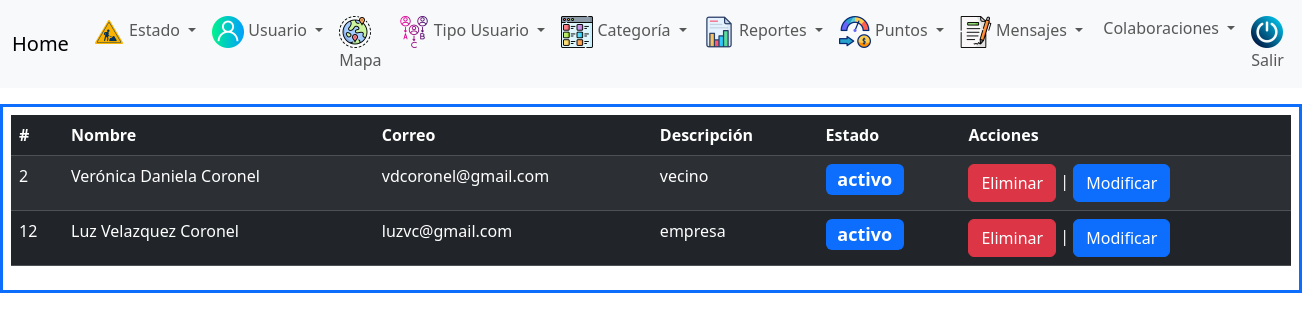
Page /sistema/listar_usuarios.php (signed in) on the committed database.
### tables this page shows
CREATE TABLE `usuarios` (
  `id_usuario` int(11) NOT NULL,
  `nombre_u` varchar(255) NOT NULL,
  `email_u` varchar(255) NOT NULL,
  `clave` varchar(255) NOT NULL,
  `tipo_u` int(11) NOT NULL,
  `cuil` bigint(20) NOT NULL,
  `maravilla` varchar(355) NOT NULL,
  `observacion` varchar(355) NOT NULL,
  `valor_estado` varchar(255) NOT NULL DEFAULT 'activo'
);

CREATE TABLE `tipo_usuarios` (
  `id_tipo_usuario` int(11) NOT NULL,
  `descripcion_tipo_usuario` varchar(255) NOT NULL
);

### sistema/listar_usuarios.php (the view, shortened to what this page needs)
<?php
    include './menu.php';
    include '../bd/conectar.php';
    $tipo = $_SESSION['tipo'];
    if($tipo == 'municipio'){
        $sql_usuarios = mysqli_query($conexion, "SELECT DISTINCT u.id_usuario, u.nombre_u, u.email_u, t.descripcion_tipo_usuario, h.puntos_h, u.valor_estado
                                            FROM usuarios u INNER JOIN tipo_usuarios t ON
                                            u.tipo_u=t.id_tipo_usuario
                                            INNER JOIN historial_puntos h ON u.id_usuario=h.id_usuario_h");
    }
    $resultado = mysqli_num_rows($sql_usuarios);
    if($resultado <= 0){ ?>
        <div class="alert alert-warning alert-dismissible fade show" role="alert">
            <strong>Advertencia!</strong> No hay usuarios para mostrar!.
            <button type="button" class="btn-close" data-bs-dismiss="alert" aria-label="Close"></button>
        </div>
    <?php }else{ ?>
        <div class="table-responsive mt-3 bg-white p-2 border border-primary border-3">
            <table id="tabla" class="table table-striped table-hover table-dark">
                <thead>
                    <th>#</th>
                    <th>Nombre</th>
                    <th>Correo</th>
                    <th>Descripción</th>
                    <th>Estado</th>
                    <th>Acciones</th>
                </thead>
                <tbody>
                    <?php while($datos = mysqli_fetch_array($sql_usuarios)){ ?>
                            <tr>
                                <td><?php echo $datos['id_usuario']; ?></td>
                                <td><?php echo $datos['nombre_u']; ?></td>
                                <td><?php echo $datos['email_u']; ?></td>
                                <td><?php echo $datos['descripcion_tipo_usuario']; ?></td>
                                <td>
                                    <?php if($datos['valor_estado'] == 'suspendido'){ ?>
                                        <span class="badge text-bg-danger" style="font-size:18px;"><?php echo $datos['valor_estado']; ?></span>
                                    <?php } else if($datos['valor_estado'] == 'activo'){ ?>
                                        <span class="badge text-bg-primary" style="font-size:18px;"><?php echo $datos['valor_estado']; ?></span>
                                    <?php } else { ?>
                                        <span class="badge text-bg-warning" style="font-size:18px;"><?php echo $datos['valor_estado']; ?></span>
                                    <?php } ?>
                                </td>
                                <td>
                                    <a href="./eliminar_usuario.php?id=<?php echo $datos['id_usuario']; ?>" class="btn btn-danger">Eliminar</a>
                                    |
                                    <a href="./modificar_usuario.php?id=<?php echo $datos['id_usuario']; ?>" class="btn btn-primary">Modificar</a>
                                </td>
                            </tr>
                    <?php } ?>
    <?php }
?>
</tbody>
</table>
</div>
<!DOCTYPE html>
<html lang="en">
<head>
</head>
<body>
</body>
</html>

### rows in the picture
usuarios: id_usuario "2", nombre_u "Verónica Daniela Coronel", email_u "vdcoronel@gmail.com", tipo_u.descripcion_tipo_usuario "vecino", valor_estado "activo"
usuarios: id_usuario "12", nombre_u "Luz Velazquez Coronel", email_u "luzvc@gmail.com", tipo_u.descripcion_tipo_usuario "empresa", valor_estado "activo"
